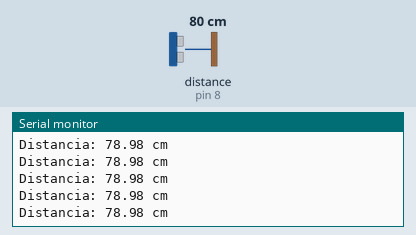
The sketch below on a simulated Arduino Uno, built with avr-gcc and run on an emulated ATmega328P. On the bench: the last lines printed to the serial monitor. Wiring (inferred from the names in the program): ultrasonic range finder: trigger pin 13; echo pin 8. Inputs (shaded band) come from the test bench; at power-on: distance to the obstacle (sensor on pin 8) 80 cm. The echo pulse lasts 58.3 µs per cm.

Above: at 1.2 s.
1.3 s: distance to the obstacle (sensor on pin 8) set to 120 cm
At 1.49 s:
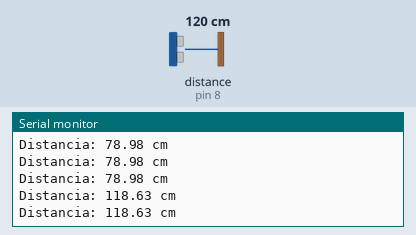
4.3 s: distance to the obstacle (sensor on pin 8) set to 35 cm
At 4.3 s:
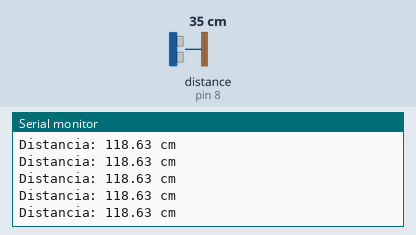
7.3 s: distance to the obstacle (sensor on pin 8) set to 250 cm
At 7.4 s:
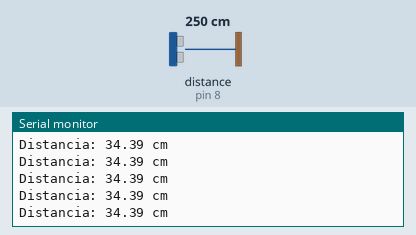
10.3 s: distance to the obstacle (sensor on pin 8) set to 35 cm
At 10.4 s:
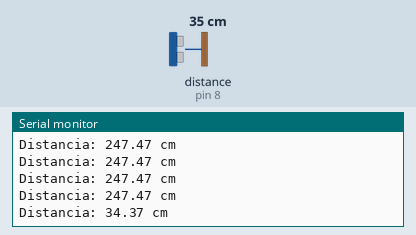
Timing chart, 0 to 13.3 s (numbered marks = the images above; inputs shaded):
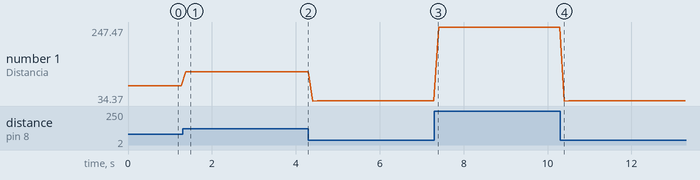

The sketch:

sensor-ultrassonico-hc-sr04.ino
```cpp
/*
 * HC-SR04 example sketch
 *
 * https://create.arduino.cc/projecthub/Isaac100/getting-started-with-the-hc-sr04-ultrasonic-sensor-036380
 *
 * by Isaac100
 */
const int trigPin = 13;
const int echoPin = 8;

float duration, distance;

void setup() {
  pinMode(trigPin, OUTPUT);
  pinMode(echoPin, INPUT);
  Serial.begin(9600);
}

void loop() {
  digitalWrite(trigPin, LOW);
  delayMicroseconds(2);
  digitalWrite(trigPin, HIGH);
  delayMicroseconds(10);
  digitalWrite(trigPin, LOW);

  duration = pulseIn(echoPin, HIGH);
  distance = (duration*.0340)/2;

  Serial.print("Distancia: ");
  Serial.print(distance);
  Serial.print(" cm\n");
  delay(100);
}
```

Measured:
- after the input at 1.3 s, the serial monitor: prints a new line after 0.08 s (image 1)
- after the input at 10.3 s, the serial monitor: prints a new line after 0.10 s (image 4)
- plotted number 1: 78.98 → 118.63 after the input at 1.3 s, 118.63 → 34.39 after the input at 4.3 s, 34.39 → 247.47 after the input at 7.3 s, 247.47 → 34.39 after the input at 10.3 s
